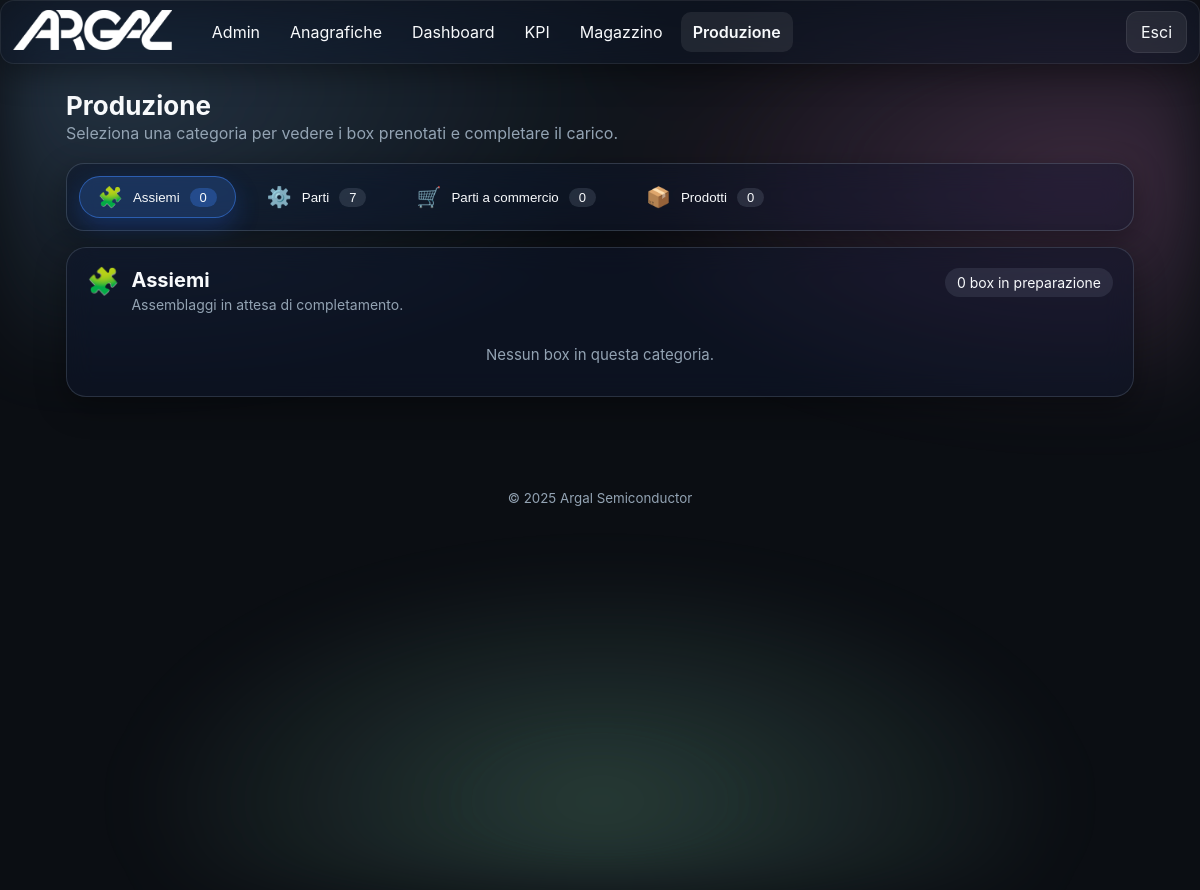
The page /production/ (signed in) on the database its author committed.
### app/models.py (models this page shows)
class TimestampMixin(db.Model):
    __abstract__ = True
    created_at = db.Column(db.DateTime, default=datetime.utcnow)
    updated_at = db.Column(db.DateTime, default=datetime.utcnow, onupdate=datetime.utcnow)

class Module(TimestampMixin):
    __tablename__ = 'modules'
    id = db.Column(db.Integer, primary_key=True)
    name = db.Column(db.String(100), unique=True, nullable=False)
    slug = db.Column(db.String(100), unique=True, nullable=False)
    endpoint = db.Column(db.String(120), unique=True, nullable=False)
    enabled = db.Column(db.Boolean, default=True)
    icon = db.Column(db.String(100), default='cube')

### app/blueprints/production/routes.py (the view, shortened to what this page needs)
@production_bp.route('/')
@login_required
def index():
    try:
        from sqlalchemy import case
        status_order = case(
            (
                ProductionBox.status == 'APERTO', 0
            ),
            (
                ProductionBox.status == 'IN_CARICO', 1
            ),
            (
                ProductionBox.status == 'COMPLETATO', 2
            ),
            (
                ProductionBox.status == 'ARCHIVIATO', 3
            ),
            else_=4
        )
        boxes = (ProductionBox.query
                 .filter(ProductionBox.status.in_(['APERTO','IN_CARICO']))
                 .order_by(status_order, ProductionBox.created_at.desc())
                 .all())
    except Exception:
        boxes = ProductionBox.query.filter(ProductionBox.status.in_(['APERTO','IN_CARICO'])).all()
    try:
        from ...models import Structure
        from flask import current_app
        upload_dir = os.path.join(current_app.static_folder, 'uploads')
        prefix_map: dict[str, str] = {}
        for b in boxes:
            root_struct = None
            root_image = None
            try:
                if b.stock_items:
                    dm = b.stock_items[0].datamatrix_code or ''
                    parts = dm.split('|')
                    component_name = None
                    for part in parts:
                        if part.startswith('P='):
                            component_name = part.split('=', 1)[1]
                            break
                    if component_name:
                        root_struct = Structure.query.filter_by(name=component_name).first()
                        if root_struct:
                            prefix_struct = f"sn_{root_struct.id}_"
                            root_image = prefix_map.get(prefix_struct)
                            if not root_image:
                                master = getattr(root_struct, 'component_master', None)
                                if master:
                                    prefix_master = f"cm_{master.id}_"
                                    root_image = prefix_map.get(prefix_master)
                            if not root_image:
                                stype = getattr(root_struct, 'type', None)
                                if stype:
                                    prefix_type = f"st_{stype.id}_"
                                    root_image = prefix_map.get(prefix_type)
            except Exception:
                root_struct = None
                root_image = None
            setattr(b, 'root_structure', root_struct)
            setattr(b, 'root_image_filename', root_image)
    except Exception:
        for b in boxes:
            setattr(b, 'root_structure', None)
            setattr(b, 'root_image_filename', None)
    category_definitions = [
        {
            'key': 'ASSIEME',
            'label': 'Assiemi',
            'icon': '🧩',
            'description': 'Assemblaggi in attesa di completamento.',
        },
        {
            'key': 'PARTE',
            'label': 'Parti',
            'icon': '⚙️',
            'description': 'Componenti meccanici prenotati per il carico.',
        },
        {
            'key': 'COMMERCIALE',
            'label': 'Parti a commercio',
            'icon': '🛒',
            'description': 'Articoli commerciali pronti per la produzione.',
        },
        {
            'key': 'PRODOTTO',
            'label': 'Prodotti',
            'icon': '📦',
            'description': 'Prodotti finiti da completare o collaudare.',
        },
    ]
    grouped_boxes: dict[str, list[ProductionBox]] = {c['key']: [] for c in category_definitions}
    uncategorised: list[ProductionBox] = []
    for box in boxes:
        box_key = getattr(box, 'box_type', None)
        if box_key in grouped_boxes:
            grouped_boxes[box_key].append(box)
        else:
            uncategorised.append(box)
    requested_tab = request.args.get('tab', type=str)
    requested_box_id = request.args.get('box', type=int)
    valid_keys = {c['key'] for c in category_definitions}
    initial_tab = None
    if requested_tab:
        candidate = (requested_tab or '').strip().upper()
        if candidate in valid_keys:
            initial_tab = candidate
    focused_box = None
    if focused_box and not initial_tab:
        candidate = getattr(focused_box, 'box_type', None)
        if candidate in valid_keys:
            initial_tab = candidate
    return render_template(
        'production/index.html',
        boxes=boxes,
        categories=category_definitions,
        grouped_boxes=grouped_boxes,
        active_module='production',
        initial_tab=initial_tab,
        focused_box_id=requested_box_id,
    )

### app/templates/production/index.html (shortened to what this page needs)
{% extends 'base.html' %}
{% block content %}
<section class="section">
  <h2 class="section-title">Produzione</h2>
  <p class="section-subtitle muted">Seleziona una categoria per vedere i box prenotati e completare il carico.</p>
  {% if categories|length == 0 %}
    <p class="muted">Nessun box di produzione presente.</p>
  {% else %}
    <div class="tab-switcher glass">
      {% for cat in categories %}
        {% set count = grouped_boxes.get(cat.key, []) | length %}
        <button class="tab-link{{ ' active' if loop.first else '' }}" type="button" data-tab-target="{{ cat.key }}">
          <span class="icon">{{ cat.icon }}</span>
          <span class="label">{{ cat.label }}</span>
          <span class="badge">{{ count }}</span>
        </button>
      {% endfor %}
    </div>
    {% set status_colors = {'APERTO': '#38bdf8', 'IN_CARICO': '#fbbf24', 'COMPLETATO': '#22c55e', 'ARCHIVIATO': '#a855f7'} %}
    {% set type_colors = {'ASSIEME': '#3b82f6', 'PARTE': '#10b981', 'COMMERCIALE': '#ec4899', 'PRODOTTO': '#f97316', 'ALTRO': '#6366f1'} %}
    {% set type_letters = {'ASSIEME': 'A', 'PARTE': 'P', 'COMMERCIALE': 'C', 'PRODOTTO': 'F', 'ALTRO': '?'} %}
    {% for cat in categories %}
      {% set cat_boxes = grouped_boxes.get(cat.key, []) %}
      <section class="tab-panel glass{{ ' active' if loop.first else '' }}" data-tab-panel="{{ cat.key }}">
        <header class="panel-header">
          <div class="panel-title">
            <span class="panel-icon">{{ cat.icon }}</span>
            <div>
              <h3>{{ cat.label }}</h3>
              <p class="muted">{{ cat.description }}</p>
            </div>
          </div>
          <span class="panel-count">{{ cat_boxes|length }} box in preparazione</span>
        </header>
        {% if cat_boxes %}
          <div class="box-grid">
            {% for box in cat_boxes %}
              {% set prod = box.stock_items[0].product if box.stock_items else None %}
              {% set highlight = focused_box_id and box.id == focused_box_id %}
              <a id="box-{{ box.id }}" class="box-card{% if highlight %} highlight{% endif %}" data-box-type="{{ box.box_type }}" href="{{ url_for('production.production_box_view', box_id=box.id) }}">
                <span class="box-type-badge" style="background:{{ type_colors.get(box.box_type, '#6366f1') }};">
                  {{ type_letters.get(box.box_type, '?') }}
                </span>
                <div class="box-thumb">
                  {% if box.root_image_filename %}
                    <img loading="lazy" src="{{ url_for('static', filename='uploads/' + box.root_image_filename) }}" alt="{{ box.root_structure.name if box.root_structure else '' }}">
                  {% else %}
                    <img src="{{ url_for('static', filename='img/gear.svg') }}" alt="" class="placeholder">
                  {% endif %}
                </div>
                <div class="box-details">
                  <h4>
                    {% if box.root_structure and box.root_structure.name %}
                      {{ box.root_structure.name }}
                    {% elif prod %}
                      {{ prod.name }}
                    {% else %}
                      {{ box.code }}
                    {% endif %}
                  </h4>
                  <p class="muted">Box {{ box.code }}</p>
                  <div class="box-meta">
                    <span class="meta-item">
                      <strong>Quantità</strong>
                      <span>{{ box.stock_items|length }}</span>
                    </span>
                    <span class="meta-item">
                      <strong>Stato</strong>
                      {% set st = box.status or '' %}
                      <span class="status-pill" style="background:{{ status_colors.get(st, '#c084fc') }}20; color:{{ status_colors.get(st, '#c084fc') }};">
                        {{ st }}
                      </span>
                    </span>
                  </div>
                </div>
              </a>
            {% endfor %}
          </div>
        {% else %}
          <p class="muted empty-state">Nessun box in questa categoria.</p>
        {% endif %}
      </section>
    {% endfor %}
  {% endif %}
</section>
{% endblock %}

### app/templates/base.html (shortened to what this page needs)
<!doctype html>
<html lang="it" data-theme="dark">
<head>
  <link rel="stylesheet" href="{{ url_for('static', filename='css/styles.css') }}">
</head>
<body>
  <div class="bg-aurora"></div>
  {% if current_user.is_authenticated and not embedded %}
  <header class="app-header glass">
    <div class="brand">
      <a href="{{ url_for('dashboard.index') }}" class="brand-link" style="display:inline-block;">
        <img src="{{ url_for('static', filename='img/logo.png') }}" alt="Logo" class="logo">
      </a>
    </div>
    <nav class="nav-desktop">
      {% set cur_ep = request.endpoint or '' %}
      {% set detected_bp = (cur_ep.split('.')|first) %}
      {% set forced_bp = None %}
      {% if active_module is defined and active_module %}
        {% set forced_bp = active_module %}
      {% elif g is defined and g.active_module is defined and g.active_module %}
        {% set forced_bp = g.active_module %}
      {% endif %}
      {% set cur_bp = forced_bp if forced_bp else detected_bp %}
      {% for m in enabled_modules %}
        {% set mod_bp = (m.endpoint.split('.')|first) %}
        {% set is_active = (mod_bp == cur_bp) %}
        {% set display_name = 'Anagrafiche' if (m.slug == 'products' or m.name == 'Prodotti') else m.name %}
        <a class="nav-link{{ ' active' if is_active else '' }}" href="{{ url_for(m.endpoint) }}">{{ display_name }}</a>
      {% endfor %}
    </nav>
    <div class="header-actions">
      <a class="btn btn-ghost" href="{{ url_for('auth.logout') }}">Esci</a>
    </div>
  </header>
    {% set cur_ep = request.endpoint or '' %}
    {% set detected_bp = (cur_ep.split('.')|first) %}
    {% set forced_bp = None %}
    {% if active_module is defined and active_module %}
      {% set forced_bp = active_module %}
    {% elif g is defined and g.active_module is defined and g.active_module %}
      {% set forced_bp = g.active_module %}
    {% endif %}
    {% set cur_bp = forced_bp if forced_bp else detected_bp %}
  {% endif %}
  <main class="container">
    {% block content %}{% endblock %}
  </main>
  {% if not embedded %}
  <footer class="app-footer">
    <small>© {{ 2025 }} Argal Semiconductor</small>
  </footer>
  {% endif %}
</body>
</html>

### rows shown on the page
Module: name "Admin"
Module: name "Anagrafiche"
Module: name "Dashboard"
Module: name "KPI"
Module: name "Magazzino"
Module: name "Produzione"

### other values the page prints
{{ cat.icon }} "🧩" "⚙️" "🛒" "📦"
{{ cat.label }} "Assiemi" "Parti" "Parti a commercio" "Prodotti"
{{ count }} "0" "7" "0" "0"
{{ cat.icon }} "🧩"
{{ cat.label }} "Assiemi"
{{ cat.description }} "Assemblaggi in attesa di completamento."
{{ cat_boxes|length }} "0"
{{ 2025 }} "2025"
